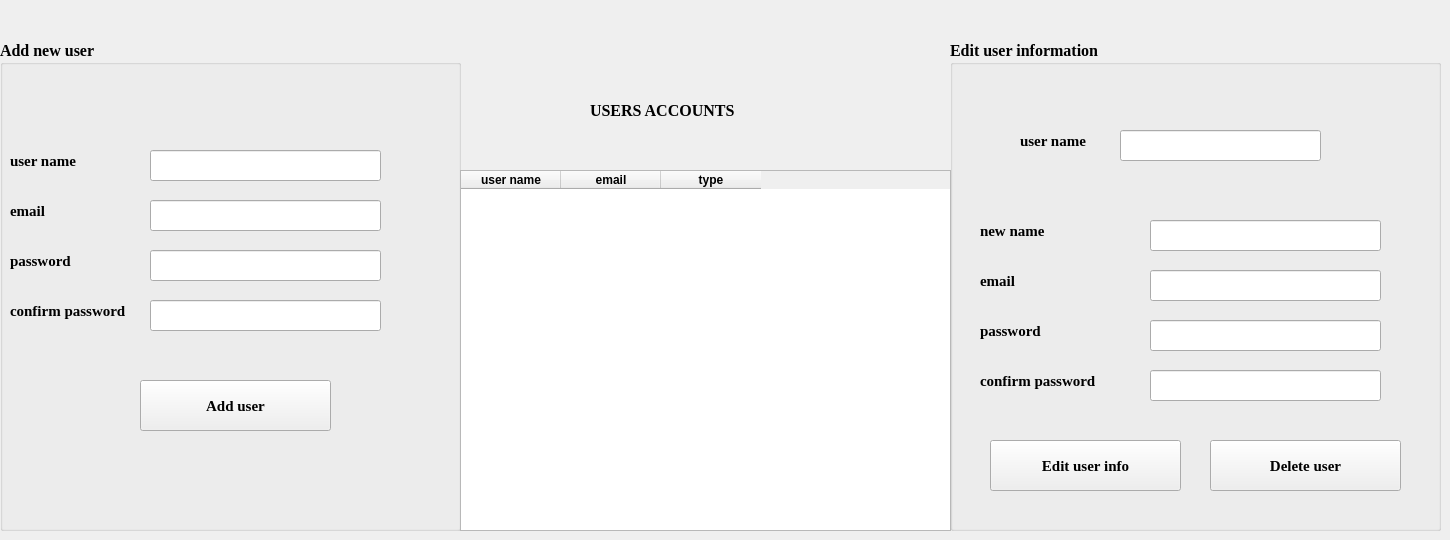
    <widget class="QWidget" name="tab_3">
     <attribute name="title">
      <string>Users</string>
     </attribute>
     <widget class="QGroupBox" name="groupBox">
      <property name="geometry">
       <rect>
        <x>0</x>
        <y>40</y>
        <width>461</width>
        <height>491</height>
       </rect>
      </property>
      <property name="font">
       <font>
        <family>Georgia</family>
        <pointsize>12</pointsize>
        <weight>75</weight>
        <bold>true</bold>
       </font>
      </property>
      <property name="title">
       <string>Add new user</string>
      </property>
      <widget class="QLabel" name="label_13">
       <property name="geometry">
        <rect>
         <x>10</x>
         <y>110</y>
         <width>111</width>
         <height>21</height>
        </rect>
       </property>
       <property name="font">
        <font>
         <pointsize>11</pointsize>
        </font>
       </property>
       <property name="text">
        <string>user name</string>
       </property>
      </widget>
      <widget class="QLabel" name="label_22">
       <property name="geometry">
        <rect>
         <x>10</x>
         <y>160</y>
         <width>71</width>
         <height>21</height>
        </rect>
       </property>
       <property name="font">
        <font>
         <pointsize>11</pointsize>
        </font>
       </property>
       <property name="text">
        <string>email</string>
       </property>
      </widget>
      <widget class="QLabel" name="label_23">
       <property name="geometry">
        <rect>
         <x>10</x>
         <y>210</y>
         <width>121</width>
         <height>21</height>
        </rect>
       </property>
       <property name="font">
        <font>
         <pointsize>11</pointsize>
        </font>
       </property>
       <property name="text">
        <string>password</string>
       </property>
      </widget>
      <widget class="QLabel" name="label_24">
       <property name="geometry">
        <rect>
         <x>10</x>
         <y>260</y>
         <width>121</width>
         <height>21</height>
        </rect>
       </property>
       <property name="font">
        <font>
         <pointsize>11</pointsize>
        </font>
       </property>
       <property name="text">
        <string>confirm password</string>
       </property>
      </widget>
      <widget class="QLineEdit" name="username">
       <property name="geometry">
        <rect>
         <x>150</x>
         <y>110</y>
         <width>231</width>
         <height>31</height>
        </rect>
       </property>
      </widget>
      <widget class="QLineEdit" name="email">
       <property name="geometry">
        <rect>
         <x>150</x>
         <y>160</y>
         <width>231</width>
         <height>31</height>
        </rect>
       </property>
      </widget>
      <widget class="QLineEdit" name="passw">
       <property name="geometry">
        <rect>
         <x>150</x>
         <y>210</y>
         <width>231</width>
         <height>31</height>
        </rect>
       </property>
       <property name="text">
        <string/>
       </property>
       <property name="echoMode">
        <enum>QLineEdit::Password</enum>
       </property>
      </widget>
      <widget class="QLineEdit" name="confirmpass">
       <property name="geometry">
        <rect>
         <x>150</x>
         <y>260</y>
         <width>231</width>
         <height>31</height>
        </rect>
       </property>
       <property name="text">
        <string/>
       </property>
       <property name="echoMode">
        <enum>QLineEdit::Password</enum>
       </property>
      </widget>
      <widget class="QPushButton" name="adduser">
       <property name="geometry">
        <rect>
         <x>140</x>
         <y>340</y>
         <width>191</width>
         <height>51</height>
        </rect>
       </property>
       <property name="font">
        <font>
         <pointsize>11</pointsize>
         <weight>75</weight>
         <bold>true</bold>
        </font>
       </property>
       <property name="text">
        <string>Add user</string>
       </property>
      </widget>
      <widget class="QLabel" name="error">
       <property name="geometry">
        <rect>
         <x>80</x>
         <y>430</y>
         <width>301</width>
         <height>20</height>
        </rect>
       </property>
       <property name="text">
        <string/>
       </property>
      </widget>
     </widget>
     <widget class="QGroupBox" name="groupBox_2">
      <property name="geometry">
       <rect>
        <x>950</x>
        <y>40</y>
        <width>491</width>
        <height>491</height>
       </rect>
      </property>
      <property name="font">
       <font>
        <family>Georgia</family>
        <pointsize>12</pointsize>
        <weight>75</weight>
        <bold>true</bold>
       </font>
      </property>
      <property name="title">
       <string>Edit user information</string>
      </property>
      <widget class="QLineEdit" name="newname">
       <property name="geometry">
        <rect>
         <x>200</x>
         <y>180</y>
         <width>231</width>
         <height>31</height>
        </rect>
       </property>
      </widget>
      <widget class="QLineEdit" name="confpass">
       <property name="geometry">
        <rect>
         <x>200</x>
         <y>330</y>
         <width>231</width>
         <height>31</height>
        </rect>
       </property>
       <property name="text">
        <string/>
       </property>
       <property name="echoMode">
        <enum>QLineEdit::Password</enum>
       </property>
      </widget>
      <widget class="QLabel" name="label_26">
       <property name="geometry">
        <rect>
         <x>30</x>
         <y>230</y>
         <width>71</width>
         <height>21</height>
        </rect>
       </property>
       <property name="font">
        <font>
         <pointsize>11</pointsize>
        </font>
       </property>
       <property name="text">
        <string>email</string>
       </property>
      </widget>
      <widget class="QLineEdit" name="newpass">
       <property name="geometry">
        <rect>
         <x>200</x>
         <y>280</y>
         <width>231</width>
         <height>31</height>
        </rect>
       </property>
       <property name="text">
        <string/>
       </property>
       <property name="echoMode">
        <enum>QLineEdit::Password</enum>
       </property>
      </widget>
      <widget class="QPushButton" name="edituser">
       <property name="geometry">
        <rect>
         <x>40</x>
         <y>400</y>
         <width>191</width>
         <height>51</height>
        </rect>
       </property>
       <property name="font">
        <font>
         <pointsize>11</pointsize>
         <weight>75</weight>
         <bold>true</bold>
        </font>
       </property>
       <property name="text">
        <string>Edit user info</string>
       </property>
      </widget>
      <widget class="QLabel" name="label_27">
       <property name="geometry">
        <rect>
         <x>30</x>
         <y>180</y>
         <width>121</width>
         <height>21</height>
        </rect>
       </property>
       <property name="font">
        <font>
         <pointsize>11</pointsize>
        </font>
       </property>
       <property name="text">
        <string>new name</string>
       </property>
      </widget>
      <widget class="QLabel" name="label_28">
       <property name="geometry">
        <rect>
         <x>30</x>
         <y>330</y>
         <width>121</width>
         <height>21</height>
        </rect>
       </property>
       <property name="font">
        <font>
         <pointsize>11</pointsize>
        </font>
       </property>
       <property name="text">
        <string>confirm password</string>
       </property>
      </widget>
      <widget class="QLineEdit" name="newemail">
       <property name="geometry">
        <rect>
         <x>200</x>
         <y>230</y>
         <width>231</width>
         <height>31</height>
        </rect>
       </property>
      </widget>
      <widget class="QLabel" name="label_25">
       <property name="geometry">
        <rect>
         <x>30</x>
         <y>280</y>
         <width>111</width>
         <height>21</height>
        </rect>
       </property>
       <property name="font">
        <font>
         <pointsize>11</pointsize>
        </font>
       </property>
       <property name="text">
        <string>password</string>
       </property>
      </widget>
      <widget class="QLineEdit" name="oldname">
       <property name="geometry">
        <rect>
         <x>170</x>
         <y>90</y>
         <width>201</width>
         <height>31</height>
        </rect>
       </property>
      </widget>
      <widget class="QPushButton" name="deluser">
       <property name="geometry">
        <rect>
         <x>260</x>
         <y>400</y>
         <width>191</width>
         <height>51</height>
        </rect>
       </property>
       <property name="font">
        <font>
         <pointsize>11</pointsize>
         <weight>75</weight>
         <bold>true</bold>
        </font>
       </property>
       <property name="text">
        <string>Delete user</string>
       </property>
      </widget>
      <widget class="QLabel" name="label_41">
       <property name="geometry">
        <rect>
         <x>70</x>
         <y>90</y>
         <width>101</width>
         <height>21</height>
        </rect>
       </property>
       <property name="font">
        <font>
         <pointsize>11</pointsize>
        </font>
       </property>
       <property name="text">
        <string>user name</string>
       </property>
      </widget>
     </widget>
     <widget class="QTableWidget" name="tableWidget_5">
      <property name="geometry">
       <rect>
        <x>460</x>
        <y>170</y>
        <width>491</width>
        <height>361</height>
       </rect>
      </property>
      <property name="font">
       <font>
        <weight>75</weight>
        <bold>true</bold>
       </font>
      </property>
      <property name="frameShape">
       <enum>QFrame::StyledPanel</enum>
      </property>
      <property name="frameShadow">
       <enum>QFrame::Plain</enum>
      </property>
      <property name="lineWidth">
       <number>2</number>
      </property>
      <attribute name="verticalHeaderVisible">
       <bool>false</bool>
      </attribute>
      <column>
       <property name="text">
        <string>user name</string>
       </property>
      </column>
      <column>
       <property name="text">
        <string>email</string>
       </property>
      </column>
      <column>
       <property name="text">
        <string>type</string>
       </property>
      </column>
     </widget>
     <widget class="QLabel" name="label_35">
      <property name="geometry">
       <rect>
        <x>590</x>
        <y>100</y>
        <width>201</width>
        <height>20</height>
       </rect>
      </property>
      <property name="font">
       <font>
        <family>Georgia</family>
        <pointsize>12</pointsize>
        <weight>75</weight>
        <bold>true</bold>
       </font>
      </property>
      <property name="text">
       <string>USERS ACCOUNTS</string>
      </property>
     </widget>
    </widget>
